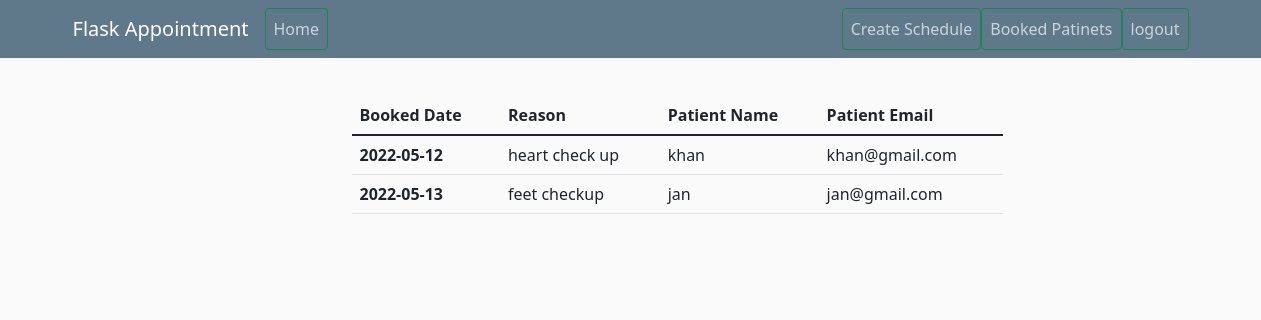
Page /view/booked/patients (signed in) on the committed database.
### appointment_system/models.py (models this page shows, shortened)
class Appointment(db.Model):
    id = db.Column(db.Integer, primary_key=True)
    date= db.Column(db.Date)
    schedule_id = db.Column(db.Integer, db.ForeignKey('schedule.id'))
    description = db.Column(db.String(100), nullable=False)
    doctor_id = db.Column(db.Integer, db.ForeignKey('doctor.id'), nullable=True)
    patient_id = db.Column(db.Integer, db.ForeignKey('patient.id'), nullable=True)

class Patient(db.Model):
    id = db.Column(db.Integer, primary_key=True)
    name = db.Column(db.String(20), unique=True, nullable=False)
    email = db.Column(db.String(120), unique=True, nullable=False)
    appointment = db.relationship('Appointment', backref='patient', lazy=True)
    user_id = db.Column(db.Integer, db.ForeignKey('user.id'))

### appointment_system/routes.py (the view)
@app.route("/view/booked/patients")
def booked_patients():
    patients = db.session.query(Appointment.date, Appointment.description, Patient.name, Patient.email).join(Patient, Appointment.patient_id==Patient.id).filter(Appointment.doctor_id==current_user.id).all()
    print("---------------",patients)
    return render_template('view_booked_patients.html', patients=patients)

### appointment_system/models.py (called while the page is built)
@login_manager.user_loader
def load_user(user_id):
    return User.query.get(int(user_id))

### appointment_system/templates/view_booked_patients.html
{% extends "layout.html" %}
{% block content %}
    <div class="col-md-12 col-offset-2">
        <table class="table">
            <thead>
              <tr>
                <th scope="col">Booked Date</th>
                <th scope="col">Reason</th>
                <th scope="col">Patient Name</th>
                <th scope="col">Patient Email</th>
              </tr>
            </thead>
            <tbody>
                {% for patient in patients %}
                    <tr>
                        <th scope="row">{{ patient.date}}</th>
                        <td>{{ patient.description }}</td>
                        <td>{{ patient.name }}</td>
                        <td>{{ patient.email }}</td>
                    </tr>
                {% endfor %}
            </tbody>
        </table>
    </div>
{% endblock %}

### appointment_system/static/main.css (style rules this page uses)
body { background: #fafafa; color: #333333; margin-top: 5rem; }

### rows in the picture
Appointment: date "2022-05-12", description "heart check up", name "khan", email "khan@gmail.com"
Appointment: date "2022-05-13", description "feet checkup", name "jan", email "jan@gmail.com"
